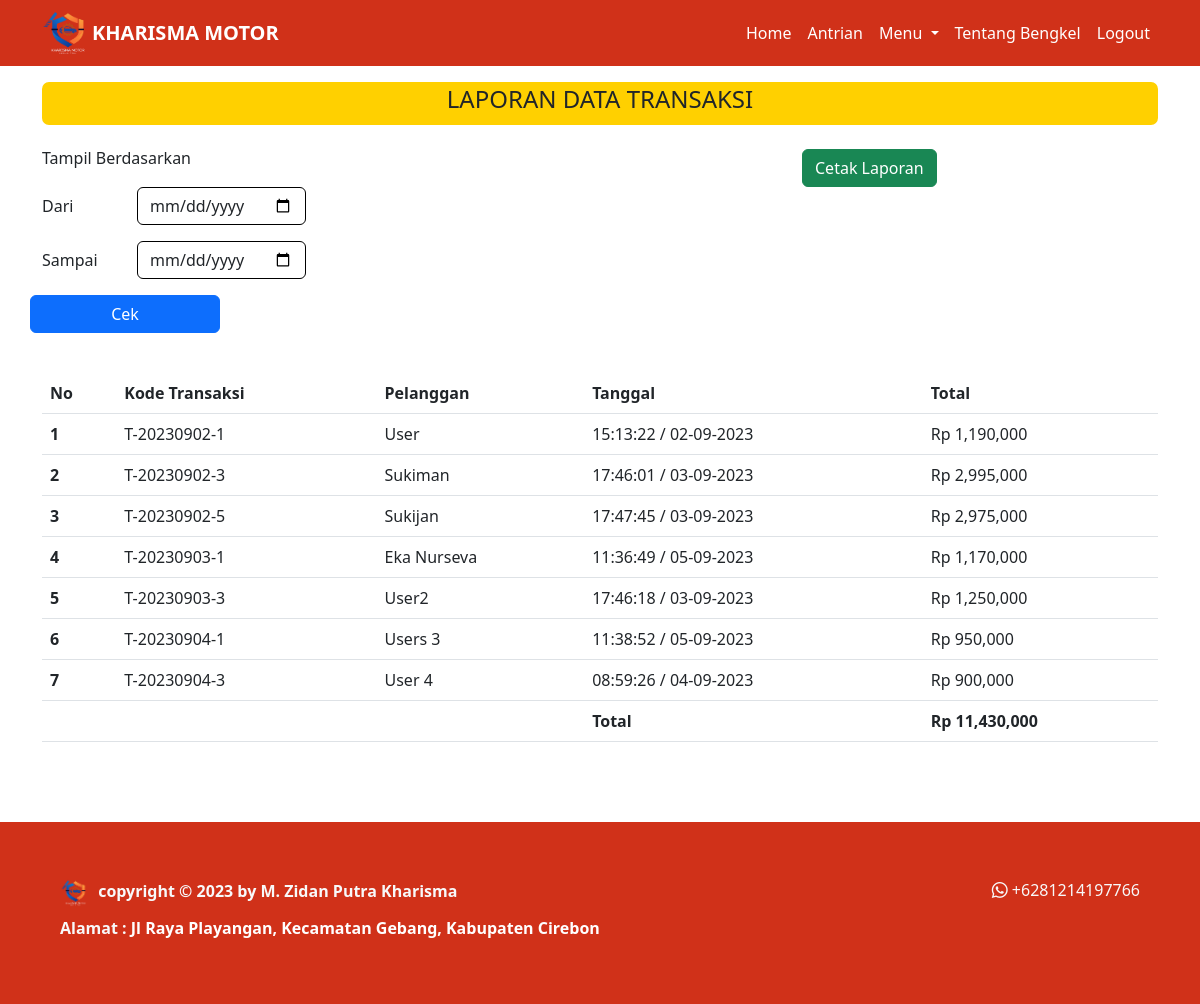
/kelola/laporan.php (signed in), run on an earlier commit of the app's database.
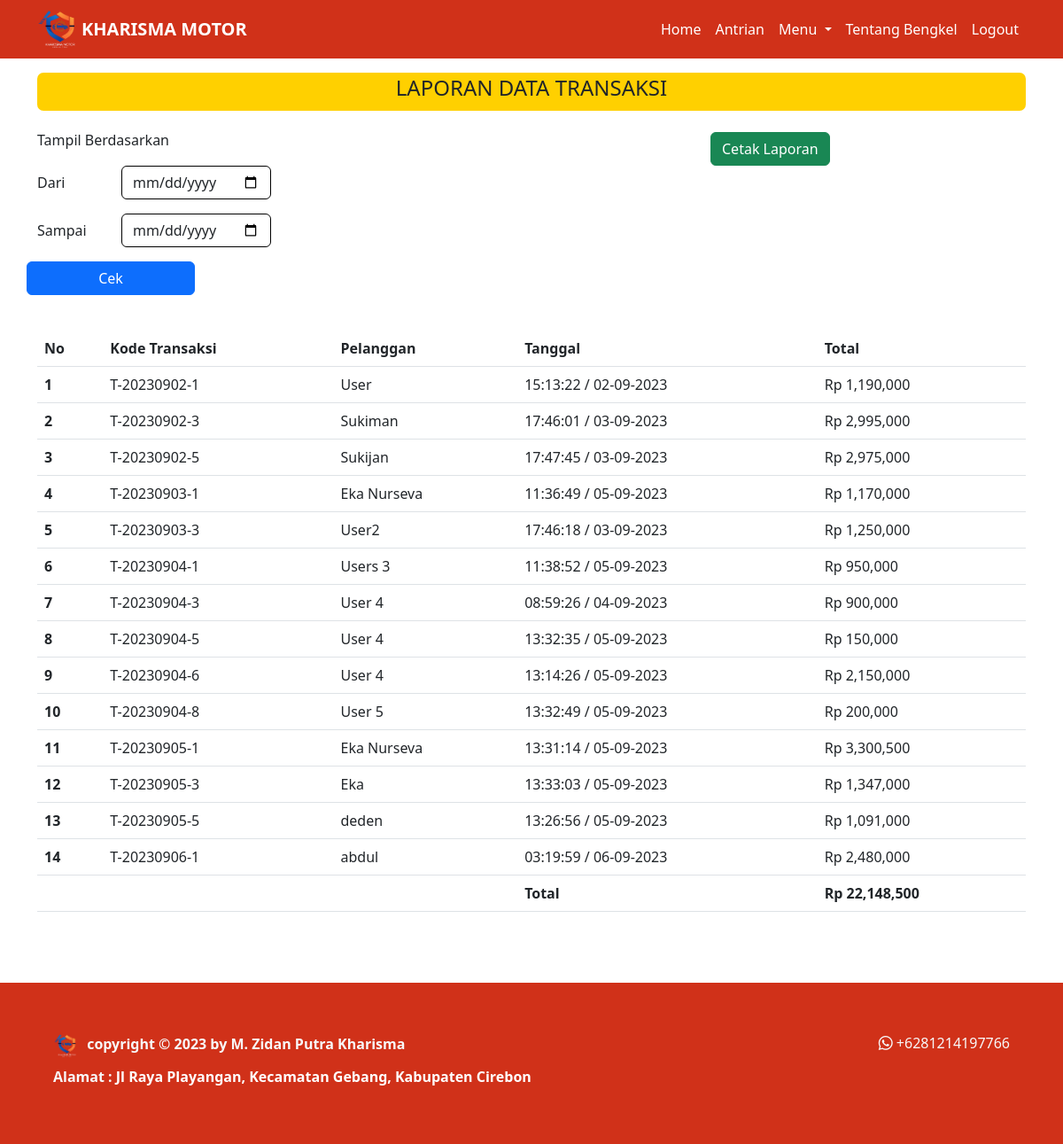
And on a later commit of the database.
### tables this page shows
CREATE TABLE `antrian` (
  `id_antrian` int(11) NOT NULL,
  `id_kendaraan` int(11) NOT NULL,
  `no_antrian` varchar(20) NOT NULL,
  `nama_pelanggan` varchar(100) NOT NULL,
  `no_hp` varchar(20) NOT NULL,
  `tanggal` timestamp NOT NULL DEFAULT current_timestamp(),
  `nopol` varchar(50) NOT NULL,
  `alamat` text NOT NULL,
  `status` varchar(50) NOT NULL
);

CREATE TABLE `transaksi` (
  `idtransaksi` int(11) NOT NULL,
  `idantrian` int(11) NOT NULL,
  `idservis` int(11) DEFAULT NULL,
  `idsparepart` int(11) DEFAULT NULL,
  `kode_transaksi` varchar(50) NOT NULL,
  `tanggal_pelunasan` timestamp NOT NULL DEFAULT current_timestamp() ON UPDATE current_timestamp(),
  `status_transaksi` varchar(20) NOT NULL
);

### controller/function.php (called while the page is built, shortened)
<?php
$conn = mysqli_connect("localhost", "root", "", "kharisma_motor");
function query($query)
{
    global $conn;
    $result = mysqli_query($conn, $query);
    $rows = [];
    while ($row = mysqli_fetch_assoc($result)) {
        $rows[] = $row;
    }
    return $rows;
}
function jumlah_data($data)
{
    global $conn;
    $query = mysqli_query($conn, $data);
    $jumlah_data = mysqli_num_rows($query);
    return $jumlah_data;
}
?>

### controller/controller_transaksi.php (called while the page is built, shortened)
<?php
    require_once('function.php');
    function total($id, $data) {
        $total = 0;
        foreach($data as $da) {
            if($da['idservis'] != NULL) {
                $idservis = $da['idservis'];
                $datser = query("SELECT * FROM servis WHERE idservis = $idservis")[0];
                $total += $datser['harga_jasa'];
            } elseif($da['idsparepart'] != NULL) {
                $idsparepart = $da['idsparepart'];
                $dahar = query("SELECT * FROM harga_sparepart WHERE idkendaraan = $id AND idsparepart = $idsparepart")[0];
                $total += $dahar['harga'];
            }
        }
        return $total;
    }
?>

### kelola/laporan.php (the view, shortened to what the changed rows need)
<?php
    require_once "../controller/controller_transaksi.php";
    $antrian = query("SELECT * FROM antrian");
    $semua = 0;
?>
<!DOCTYPE html>
<html lang="en">
<head>
    <link href="https://cdn.jsdelivr.net/npm/bootstrap@5.3.0/dist/css/bootstrap.min.css" rel="stylesheet"
>
    <link rel="stylesheet" href="https://cdn.jsdelivr.net/npm/bootstrap-icons@1.10.5/font/bootstrap-icons.css">
    <link rel="stylesheet" href="../style.css">
    <link rel="stylesheet" href="https://cdn.datatables.net/1.13.4/css/jquery.dataTables.min.css">
</head>
<body>
    <div class="container">
        <div class="content py-3">
            <table class="table table-hover" id="example">
                <thead>
                    <tr>
                        <th scope="col">No</th>
                        <th scope="col">Kode Transaksi</th>
                        <th scope="col">Pelanggan</th>
                        <th scope="col">Tanggal</th>
                        <th scope="col">Total</th>
                    </tr>
                </thead>
                <tbody>
                    <?php
                        $i = 1;
                        foreach($antrian as $ant) :
                            $idantrian = $ant['id_antrian'];
                            $jumlah = jumlah_data("SELECT * FROM transaksi WHERE idantrian = $idantrian");
                            if($jumlah > 0 ) :
                                $transaksi = query("SELECT * FROM transaksi WHERE idantrian = $idantrian");
                                $idkendaraan = $ant['id_kendaraan'];
                                    if($transaksi[0]['status_transaksi'] == "Lunas") :
                                        $total = total($idkendaraan, $transaksi);
                                        $tanggal =  date("H:i:s / d-m-Y", strtotime($transaksi[0]['tanggal_pelunasan']));
                    ?>
                        <tr>
                            <th scope="row"><?= $i; ?></th>
                            <td><?= $transaksi[0]['kode_transaksi']; ?></td>
                            <td><?= $ant['nama_pelanggan']; ?></td>
                            <td><?= $tanggal; ?></td>
                            <td>Rp <?= number_format($total); ?></td>
                        </tr>
                    <?php
                                    $i++;
                                    $semua += $total;
                                endif;
                            endif;
                        endforeach;
                    ?>
                </tbody>
                <tr>
                    <th>&nbsp;</th>
                    <td>&nbsp;</td>
                    <td>&nbsp;</td>
                    <th>Total</th>
                    <th>Rp <?= number_format($semua); ?></th>
                </tr>
            </table>
        </div>
    </div>
</body>
</html>

What changed in the data, as far as the page shows it:
now on this page (row edited): antrian: transaksi.kode_transaksi "T-20230904-5", nama_pelanggan "User 4", transaksi.tanggal_pelunasan "13:32:35 / 05-09-2023", total "150,000"
now on this page (row edited): antrian: transaksi.kode_transaksi "T-20230904-6", nama_pelanggan "User 4", transaksi.tanggal_pelunasan "13:14:26 / 05-09-2023", total "2,150,000"
now on this page (row edited): antrian: transaksi.kode_transaksi "T-20230904-8", nama_pelanggan "User 5", transaksi.tanggal_pelunasan "13:32:49 / 05-09-2023", total "200,000"
now on this page (row edited): antrian: transaksi.kode_transaksi "T-20230905-1", nama_pelanggan "Eka Nurseva", transaksi.tanggal_pelunasan "13:31:14 / 05-09-2023", total "3,300,500"
now on this page (row edited): antrian: transaksi.kode_transaksi "T-20230905-3", nama_pelanggan "Eka", transaksi.tanggal_pelunasan "13:33:03 / 05-09-2023", total "1,347,000"
added antrian: transaksi.kode_transaksi "T-20230905-5", nama_pelanggan "deden", transaksi.tanggal_pelunasan "13:26:56 / 05-09-2023", total "1,091,000"
added antrian: transaksi.kode_transaksi "T-20230906-1", nama_pelanggan "abdul", transaksi.tanggal_pelunasan "03:19:59 / 06-09-2023", total "2,480,000"
Also different on the page:
$semua: "11,430,000" → "22,148,500"
